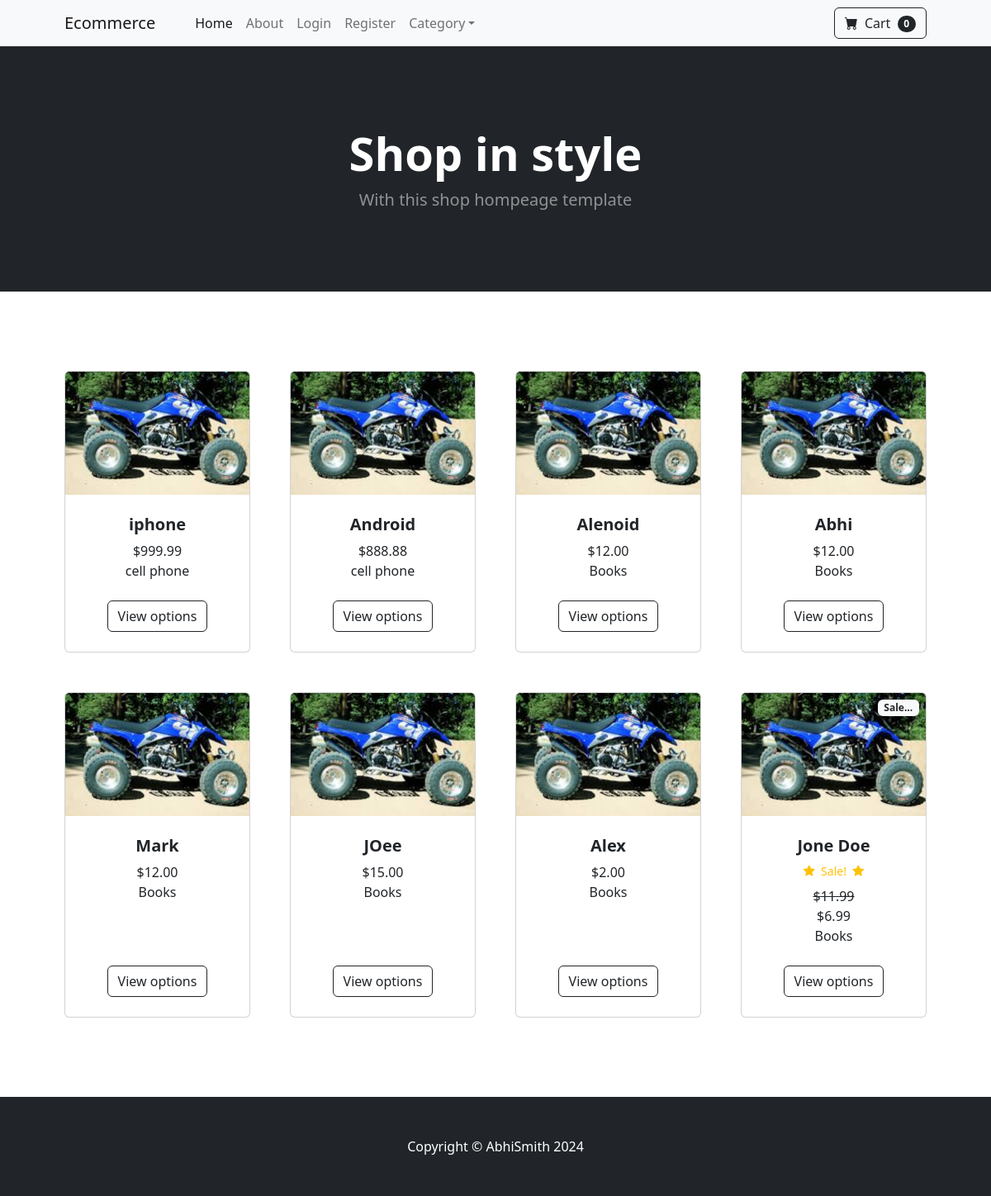
Before: / with the older database file.
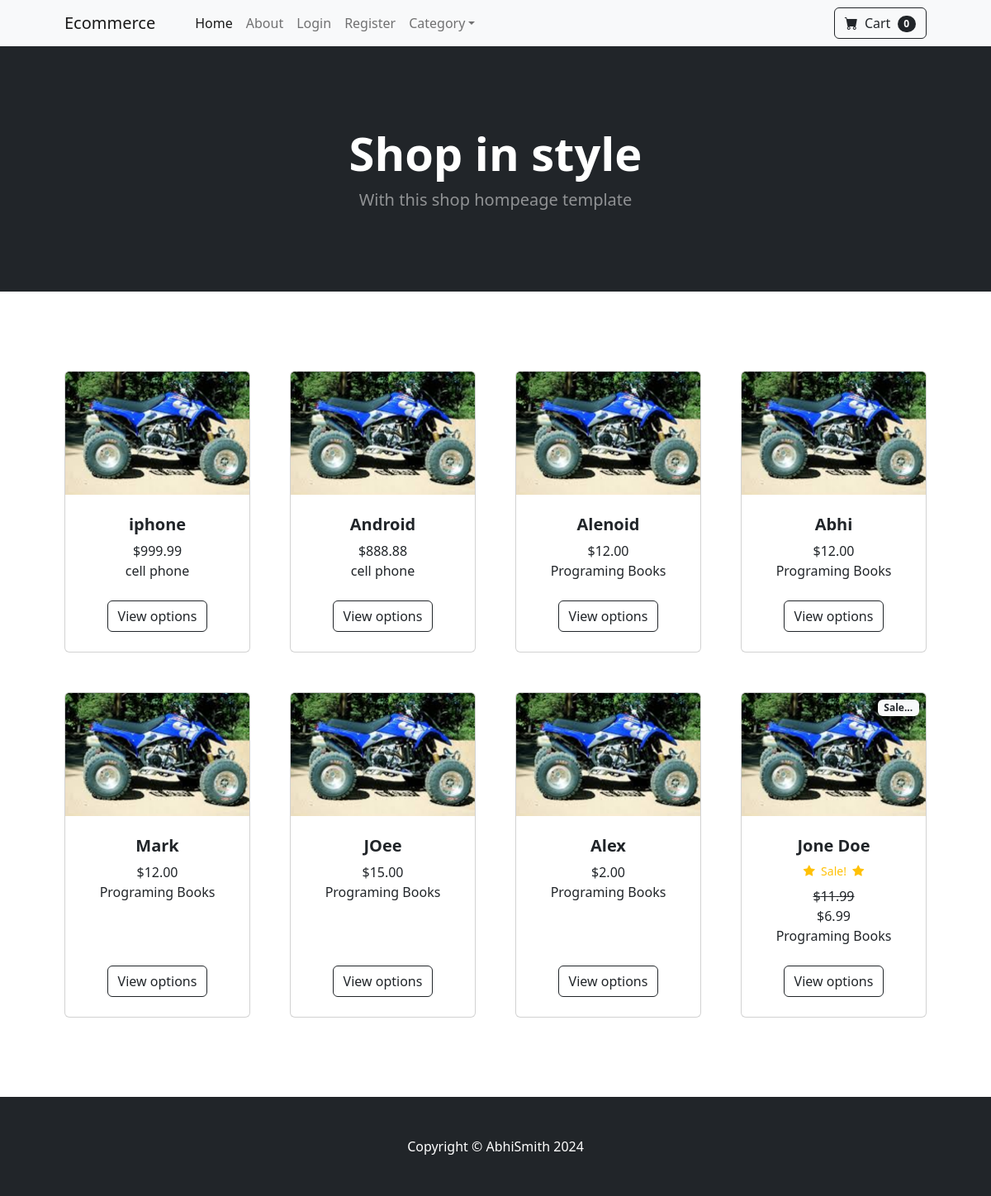
After: the same page with the newer database file.
### store/models.py (models this page shows, shortened)
class Product(models.Model):
    name = models.CharField(max_length=50)
    price = models.DecimalField(default=0, decimal_places=2, max_digits=6)
    category = models.ForeignKey(Category, on_delete=models.CASCADE, default=1)
    description = models.CharField(max_length=50, default='', blank=True, null=True)
    image = models.ImageField(upload_to='uploads/product/')
    is_sale = models.BooleanField(default=False)
    sale_price = models.DecimalField(default=0, decimal_places=2, max_digits=6)

class Category(models.Model):
    name = models.CharField(max_length=50)
    def __str__(self) -> str:
        return self.name
    class Meta:
        verbose_name_plural = 'categories'

### store/views.py (the view)
# urls.py: path('', views.home, name='home'),
def home(request):
    products = Product.objects.all()
    return render(request, 'home.html', {'products':products})

### store/templates/home.html
{%  extends 'base.html' %}
       {% block content %}
       {% include 'header.html'%}
        <section class="py-5">
            <div class="container px-4 px-lg-5 mt-5">
                <div class="row gx-4 gx-lg-5 row-cols-2 row-cols-md-3 row-cols-xl-4 justify-content-center">
                    {% for product in products %}
                    {% if product.is_sale %}
                    <div class="col mb-5">
                        <div class="card h-100">
                            <div class="badge bg-light text-dark position-absolute"
                            style="top: 0.5rem; right: 0.5rem;"
                            >Sale...
                            </div>
                            <img class="card-img-top" src="{{ product.image.url }}" alt="..." />
                            <div class="card-body p-4">
                                <div class="text-center">
                                    <h5 class="fw-bolder">{{ product.name }}</h5>
                                    <div class="d-flex justify-content-center small text-warning mb-2">
                                        <div class="bi-star-fill"></div>
                                        &nbsp;&nbsp;Sale!&nbsp;&nbsp;
                                        <div class="bi-star-fill"></div>
                                    </div>
                                    <strike>${{ product.price }}</strike> <br/>${{ product.sale_price }}
                                    <br/>{{ product.category }}
                                </div>
                            </div>
                            <div class="card-footer p-4 pt-0 border-top-0 bg-transparent">
                                <div class="text-center"><a class="btn btn-outline-dark mt-auto" href="#">View options</a></div>
                            </div>
                        </div>
                    </div>
                    {% else %}
                    <div class="col mb-5">
                        <div class="card h-100">
                            <img class="card-img-top" src="{{ product.image.url }}" alt="..." />
                            <div class="card-body p-4">
                                <div class="text-center">
                                    <h5 class="fw-bolder">{{ product.name }}</h5>
                                    ${{ product.price }}<br/>{{ product.category }}
                                </div>
                            </div>
                            <div class="card-footer p-4 pt-0 border-top-0 bg-transparent">
                                <div class="text-center"><a class="btn btn-outline-dark mt-auto" href="#">View options</a></div>
                            </div>
                        </div>
                    </div>
                      {% endif %}
                    {% endfor %}
                </div>
            </div>
        </section>
{%endblock%}

### store/templates/base.html (shortened to what this page needs)
{% load static %}
<!DOCTYPE html>
<html lang="en">
    <head>
        <link href="https://cdn.jsdelivr.net/npm/bootstrap-icons@1.5.0/font/bootstrap-icons.css" rel="stylesheet" />
        <link href="{% static 'css/styles.css' %}" rel="stylesheet" />
    </head>
    <body>
        {% include  'navbar.html' %}
        {% block content %}
        {% endblock %}
        <footer class="py-5 bg-dark " >
            <div class="container"><p class="m-0 text-center text-white">Copyright &copy; AbhiSmith 2024</p></div>
        </footer>
    </body>
</html>

### store/templates/navbar.html (shortened to what this page needs)
 <nav class="navbar navbar-expand-lg navbar-light bg-light">
    <div class="container px-4 px-lg-5">
        <a class="navbar-brand" href="{% url 'home' %}">Ecommerce</a>
        <div class="collapse navbar-collapse" id="navbarSupportedContent">
            <ul class="navbar-nav me-auto mb-2 mb-lg-0 ms-lg-4">
                <li class="nav-item"><a class="nav-link active" aria-current="page" href="{% url 'home' %}">Home</a></li>
                <li class="nav-item"><a class="nav-link" href="{% url 'about' %}">About</a></li>
                {% if user.is_authenticated %}
                <li class="nav-item"><a class="nav-link" href="{% url 'logout' %}">Logout</a></li>
                {% else %}
                <li class="nav-item"><a class="nav-link" href="{% url 'login' %}">Login</a></li>
                <li class="nav-item"><a class="nav-link" href="{% url 'register' %}">Register</a></li>
                {% endif %}
                <li class="nav-item dropdown">
                    <a class="nav-link dropdown-toggle" id="navbarDropdown" href="#" role="button" data-bs-toggle="dropdown" aria-expanded="false">Category</a>
                </li>
            </ul>
            <form class="d-flex">
                <button class="btn btn-outline-dark" type="submit">
                    <i class="bi-cart-fill me-1"></i>
                    Cart
                    <span class="badge bg-dark text-white ms-1 rounded-pill">0</span>
                </button>
            </form>
        </div>
    </div>
</nav>

### store/templates/header.html
<header class="bg-dark py-5">
    <div class="container px-4 px-lg-5 my-5">
        <div class="text-center text-white">
            <h1 class="display-4 fw-bolder">Shop in style</h1>
            <p class="lead fw-normal text-white-50 mb-0">With this shop hompeage template</p>
        </div>
    </div>
</header>

Changed rows visible on the page:
changed through a linked row, Product "Alenoid": category "Books" → "Programing Books"
changed through a linked row, Product "Abhi": category "Books" → "Programing Books"
changed through a linked row, Product "Mark": category "Books" → "Programing Books"
changed through a linked row, Product "JOee": category "Books" → "Programing Books"
changed through a linked row, Product "Alex": category "Books" → "Programing Books"
changed through a linked row, Product "Jone Doe": category "Books" → "Programing Books"
